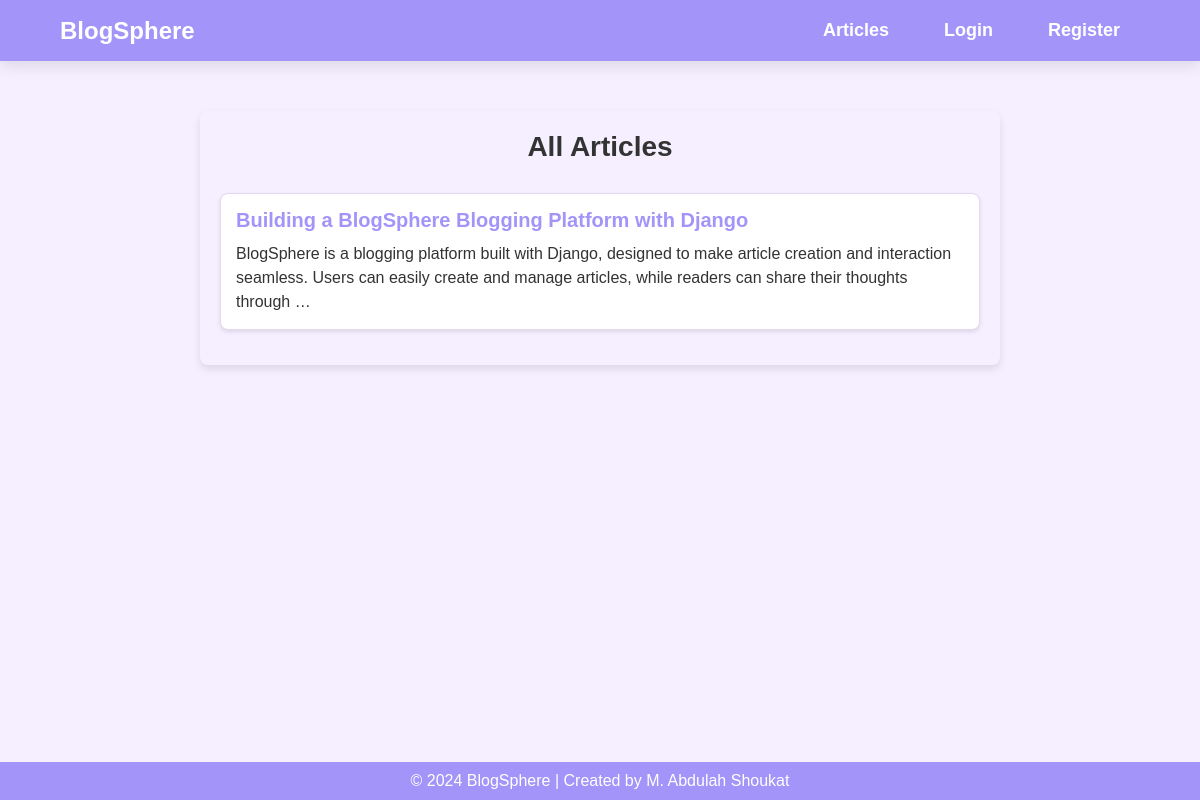
The page / on the database its author committed.
### blog/models.py (models this page shows, shortened)
class Article(models.Model):
    title = models.CharField(max_length=200)
    content = models.TextField()
    description = models.TextField(blank=True, null=True)  # Optional description field
    aauthor = models.ForeignKey(User, on_delete=models.CASCADE, related_name="articles", null=True)
    published_date = models.DateTimeField(default=timezone.now)

### blog/views.py (the view)
# urls.py: path('', views.article_list, name='article_list'),
def article_list(request):
    articles = Article.objects.all()  # Retrieve all articles from the database
    return render(request, 'article_list.html', {'articles': articles})

### templates/article_list.html (shortened to what this page needs)
{% extends 'base.html' %}
{% block content %}
    <div class="articles-container">
        <h2>All Articles</h2>
        <ul class="list-group">
            {% for article in articles %}
                <li class="list-group-item article-item">
                    <h5><a href="{% url 'article_detail' article.id %}" class="article-link">{{ article.title }}</a></h5>
                    <p>{{ article.description|truncatewords:30 }}</p>
                </li>
            {% endfor %}
        </ul>
    </div>
{% endblock %}

### templates/base.html (shortened to what this page needs)
<!DOCTYPE html>
<html lang="en">
<head>
</head>
<body>
    <div class="wrapper">
        <header>
            <nav>
                <a href="/" class="navbar-brand">BlogSphere</a>
                <div class="navbar-nav">
                    <a href="{% url 'article_list' %}">Articles</a>
                    {% if user.is_authenticated %}
                        <a href="{% url 'create_article' %}">Create Article</a>
                        <form action="{% url 'logout' %}" method="post" style="display: inline;">
                            {% csrf_token %}
                            <button type="submit" class="logout-btn">Logout</button>
                        </form>
                    {% else %}
                        <a href="{% url 'login' %}">Login</a>
                        <a href="{% url 'register' %}">Register</a>
                    {% endif %}
                </div>
            </nav>
        </header>
        <main>
            <div class="container">
                {% block content %}
                {% endblock %}
            </div>
        </main>
        <footer>
            <p>&copy; 2024 BlogSphere | Created by M. Abdulah Shoukat</p>
        </footer>
    </div>
</body>
</html>

### templates/base.html (style rules this page uses)
:root { --primary-purple: #A294F9; --lavender: #CDC1FF; --light-pink: #E5D9F2; --very-light-purple: #F5EFFF; --mint-green: #A1D6CB; --dark-text: #4a4a4a; --white: #ffffff; }
* { margin: 0; padding: 0; box-sizing: border-box; }
body { font-family: Arial, sans-serif; background-color: var(--very-light-purple); color: var(--dark-text); margin: 0; padding: 0; }
.wrapper { min-height: 100vh; display: grid; grid-template-rows: auto 1fr auto; }
header { background-color: var(--primary-purple); width: 100%; padding: 10px 0; box-shadow: 0 5px 15px rgba(0, 0, 0, 0.1); position: sticky; top: 0; z-index: 100; }
nav { display: flex; justify-content: space-between; align-items: center; width: 90%; margin: 0 auto; }
.navbar-brand { font-size: 1.5rem; font-weight: bold; color: var(--white); text-decoration: none; }
.navbar-nav { display: flex; gap: 15px; }
.navbar-nav a { text-decoration: none; font-size: 18px; font-weight: bold; color: var(--white); padding: 10px 20px; border-radius: 5px; transition: background-color 0.2s ease, color 0.2s ease; }
footer { background-color: var(--primary-purple); color: var(--white); padding: 10px 0; text-align: center; margin-top: auto; }
footer p { margin: 0; }

### templates/article_list.html (style rules this page uses)
.articles-container { max-width: 800px; margin: 50px auto; padding: 20px; background-color: #F5EFFF; border-radius: 8px; box-shadow: 0 4px 8px rgba(0, 0, 0, 0.1); }
.articles-container h2 { text-align: center; font-size: 28px; color: #333; margin-bottom: 30px; }
.list-group { list-style-type: none; padding: 0; }
.article-item { background-color: #FFFFFF; border: 1px solid #E5D9F2; border-radius: 8px; margin-bottom: 15px; padding: 15px; box-shadow: 0 2px 4px rgba(0, 0, 0, 0.1); transition: box-shadow 0.3s ease; }
.article-item h5 { font-size: 20px; margin-bottom: 10px; color: #A294F9; }
.article-link { text-decoration: none; color: #A294F9; }
.article-item p { color: #333; font-size: 16px; line-height: 1.5; }

### rows shown on the page
Article: title "Building a BlogSphere Blogging Platform with Django", description "BlogSphere is a blogging platform built with Django, designed to make article creation and interaction seamless. Users can easily create and manage articles, while readers can share their thoughts through …"
